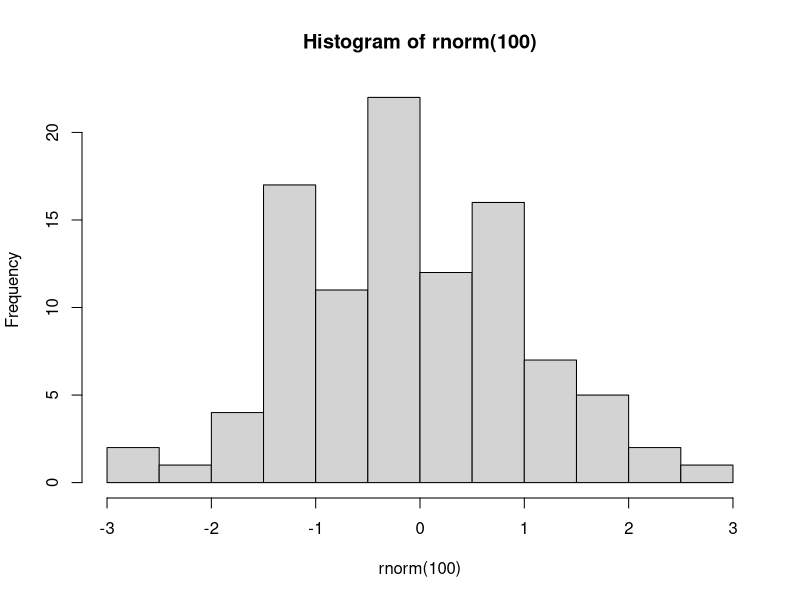

This figure's R source:
## ---- chunk 1
1+2
## ---- chunk 2
hist(rnorm(100))
## ---- chunk 3
## chunk comment
mean(c(1, 2, 3), na.rm = TRUE)  # inline comment
nchar(c("test", "characters"))  
